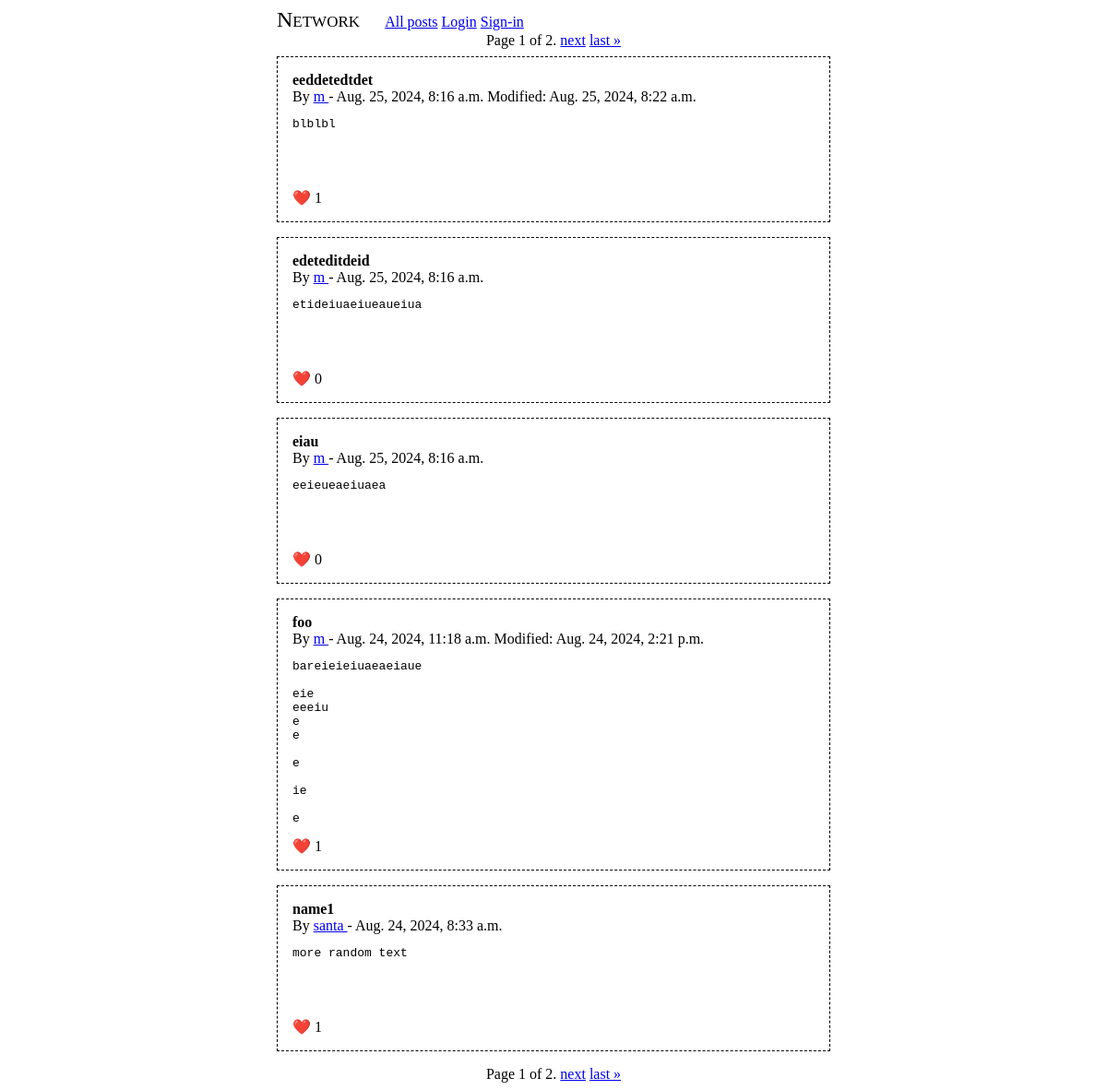
Before: / with the older database file.
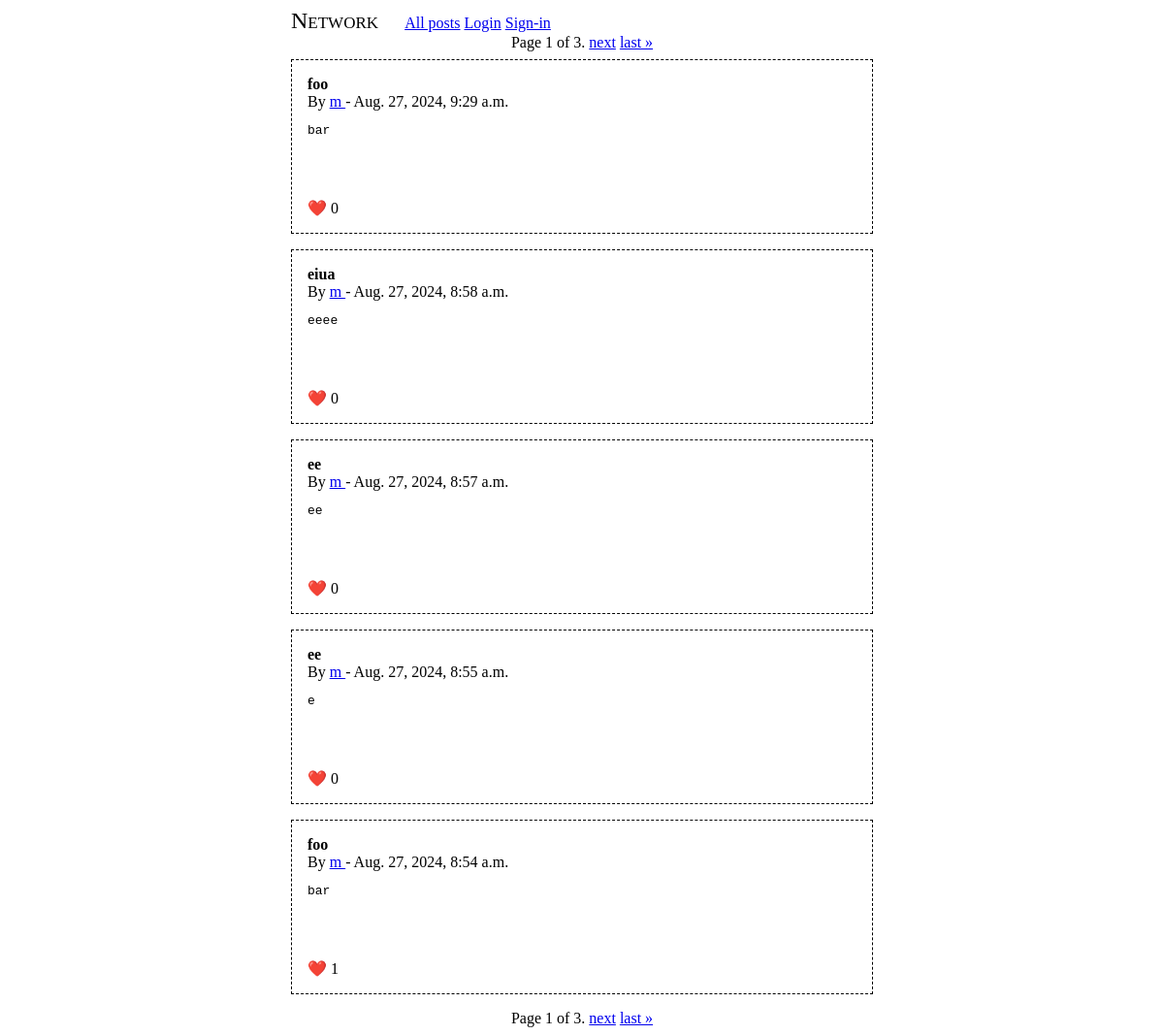
After: the same page with the newer database file.
### network/models.py (models this page shows, shortened)
class Post(models.Model):
	owner   = models.ForeignKey(settings.AUTH_USER_MODEL, on_delete=models.CASCADE)
	name    = models.CharField(max_length=120)
	content = models.TextField()
	cdate   = models.DateTimeField("creation date",     blank=True)
	mdate   = models.DateTimeField("modification date", blank=True)
	likers  = models.ManyToManyField(settings.AUTH_USER_MODEL, related_name="likes")
	@property
	def nlikes(self):
		return len(self.likers.all())

class User(AbstractBaseUser):
	username_validator = UnicodeUsernameValidator()
	username        = models.CharField(
		_("username"),
		max_length=150,
		unique=True,
		help_text=_(
			"Required. 150 characters or fewer. Letters, digits and @/./+/-/_ only."
		),
		validators=[username_validator],
		error_messages={
			"unique": _("A user with that username already exists."),
		},
	)
	email           = models.EmailField(_("email address"), blank=True)
	USERNAME_FIELD  = "username"
	EMAIL_FIELD     = "email"
	REQUIRED_FIELDS = ["email"]
	objects = UserManager()
	class Meta:
		verbose_name        = _("user")
		verbose_name_plural = _("users")
	follows = models.ManyToManyField("self", symmetrical=False, related_name="followers")

### network/views.py (the view, shortened to what this page needs)
# urls.py: path('',                 views.HomeView.as_view(),      name='home'),
class HomeView(generic.ListView):
	template_name       = "network/posts.html"
	paginate_by         = 5
	model               = Post
	def get_queryset(self):
		return Post.objects.order_by("-cdate")
	def get_context_data(self, **kwargs):
		context          = super().get_context_data(**kwargs)
		context['form']  = PostForm(auto_id=False)
		return context

### network/templates/network/posts.html (shortened to what this page needs)
{% extends "network/main.html" %}
{% block content %}
{% include "network/posts-pagination.html" %}
{% for post in page_obj %}
	{% include "network/post.html" %}
{% endfor %}
{% include "network/posts-pagination.html" %}
{% endblock %}

### network/templates/network/post.html (shortened to what this page needs)
<div class="post">
	<div>
		<span class="name">{{ post.name }}</span>
	</div>
	<div>
		By <span class="author">
			<a href="{% url 'network:profile' post.owner.id %}">
				{{ post.owner }}
			</a>
		</span> -
		<span class="cdate">{{ post.cdate }}</span>
		{% if post.mdate != post.cdate %}
		<span>
			Modified: <span class="mdate">{{ post.mdate }}</span>
		</span>
		{% endif %}
	</div>
	<pre class="content">{{ post.content }}</pre>
	{% if user.is_authenticated %}
		<a class="like-link" href="{% url 'network:like' post.id %}">
			❤️
		</a> <span name="nlikes">{{ post.nlikes }}</span>
	{% else %}
		❤️ {{ post.nlikes }}
	{% endif %}
</div>

Changed rows visible on the page:
no longer on this page (row unchanged): Post: name "eeddetedtdet", owner "m", cdate "Aug. 25, 2024, 8:16 a.m.", mdate "Aug. 25, 2024, 8:22 a.m.", content "blblbl", nlikes "1"
no longer on this page (row unchanged): Post: name "edeteditdeid", owner "m", cdate "Aug. 25, 2024, 8:16 a.m.", content "etideiuaeiueaueiua", nlikes "0"
no longer on this page (row unchanged): Post: name "eiau", owner "m", cdate "Aug. 25, 2024, 8:16 a.m.", content "eeieueaeiuaea", nlikes "0"
no longer on this page (row unchanged): Post: name "foo", owner "m", cdate "Aug. 24, 2024, 11:18 a.m.", mdate "Aug. 24, 2024, 2:21 p.m.", content "bareieieiuaeaeiaue eie eeeiu e e e ie e", nlikes "1"
no longer on this page (row unchanged): Post: name "name1", owner "santa", cdate "Aug. 24, 2024, 8:33 a.m.", content "more random text", nlikes "1"
added Post: name "foo", owner "m", cdate "Aug. 27, 2024, 9:29 a.m.", content "bar", nlikes "0"
added Post: name "eiua", owner "m", cdate "Aug. 27, 2024, 8:58 a.m.", content "eeee", nlikes "0"
added Post: name "ee", owner "m", cdate "Aug. 27, 2024, 8:57 a.m.", content "ee", nlikes "0"
added Post: name "ee", owner "m", cdate "Aug. 27, 2024, 8:55 a.m.", content "e", nlikes "0"
added Post: name "foo", owner "m", cdate "Aug. 27, 2024, 8:54 a.m.", content "bar", nlikes "1"
Other visible differences:
{{ page_obj.paginator.num_pages }}: "2 2" → "3 3"
